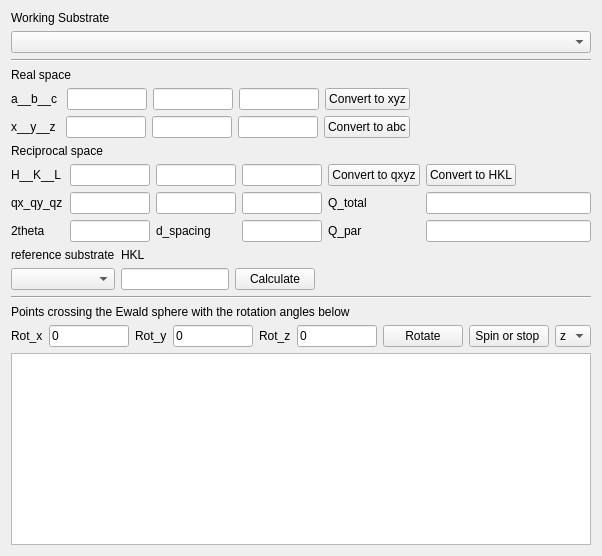
       <widget class="QWidget" name="tab_6">
        <attribute name="title">
         <string>qCalculator</string>
        </attribute>
        <layout class="QVBoxLayout" name="verticalLayout_8">
         <item>
          <widget class="QLabel" name="label_7">
           <property name="text">
            <string>Working Substrate</string>
           </property>
          </widget>
         </item>
         <item>
          <layout class="QHBoxLayout" name="horizontalLayout_9">
           <item>
            <widget class="QComboBox" name="comboBox_working_substrate">
             <property name="minimumSize">
              <size>
               <width>250</width>
               <height>0</height>
              </size>
             </property>
            </widget>
           </item>
          </layout>
         </item>
         <item>
          <widget class="Line" name="line_3">
           <property name="orientation">
            <enum>Qt::Horizontal</enum>
           </property>
          </widget>
         </item>
         <item>
          <widget class="QLabel" name="label_9">
           <property name="text">
            <string>Real space</string>
           </property>
          </widget>
         </item>
         <item>
          <layout class="QHBoxLayout" name="horizontalLayout_6">
           <item>
            <widget class="QLabel" name="label_24">
             <property name="sizePolicy">
              <sizepolicy hsizetype="Fixed" vsizetype="Preferred">
               <horstretch>0</horstretch>
               <verstretch>0</verstretch>
              </sizepolicy>
             </property>
             <property name="text">
              <string>a__b__c </string>
             </property>
            </widget>
           </item>
           <item>
            <widget class="QLineEdit" name="lineEdit_a">
             <property name="sizePolicy">
              <sizepolicy hsizetype="Fixed" vsizetype="Fixed">
               <horstretch>0</horstretch>
               <verstretch>0</verstretch>
              </sizepolicy>
             </property>
             <property name="maximumSize">
              <size>
               <width>80</width>
               <height>16777215</height>
              </size>
             </property>
            </widget>
           </item>
           <item>
            <widget class="QLineEdit" name="lineEdit_b">
             <property name="maximumSize">
              <size>
               <width>80</width>
               <height>16777215</height>
              </size>
             </property>
            </widget>
           </item>
           <item>
            <widget class="QLineEdit" name="lineEdit_c">
             <property name="maximumSize">
              <size>
               <width>80</width>
               <height>16777215</height>
              </size>
             </property>
            </widget>
           </item>
           <item>
            <widget class="QPushButton" name="pushButton_convert_abc">
             <property name="sizePolicy">
              <sizepolicy hsizetype="Fixed" vsizetype="Fixed">
               <horstretch>0</horstretch>
               <verstretch>0</verstretch>
              </sizepolicy>
             </property>
             <property name="text">
              <string>Convert to xyz</string>
             </property>
            </widget>
           </item>
           <item>
            <spacer name="horizontalSpacer_6">
             <property name="orientation">
              <enum>Qt::Horizontal</enum>
             </property>
             <property name="sizeHint" stdset="0">
              <size>
               <width>40</width>
               <height>20</height>
              </size>
             </property>
            </spacer>
           </item>
          </layout>
         </item>
         <item>
          <layout class="QHBoxLayout" name="horizontalLayout_7">
           <item>
            <widget class="QLabel" name="label_25">
             <property name="sizePolicy">
              <sizepolicy hsizetype="Fixed" vsizetype="Preferred">
               <horstretch>0</horstretch>
               <verstretch>0</verstretch>
              </sizepolicy>
             </property>
             <property name="text">
              <string>x__y__z </string>
             </property>
            </widget>
           </item>
           <item>
            <widget class="QLineEdit" name="lineEdit_x">
             <property name="sizePolicy">
              <sizepolicy hsizetype="Fixed" vsizetype="Fixed">
               <horstretch>0</horstretch>
               <verstretch>0</verstretch>
              </sizepolicy>
             </property>
             <property name="maximumSize">
              <size>
               <width>80</width>
               <height>16777215</height>
              </size>
             </property>
            </widget>
           </item>
           <item>
            <widget class="QLineEdit" name="lineEdit_y">
             <property name="maximumSize">
              <size>
               <width>80</width>
               <height>16777215</height>
              </size>
             </property>
            </widget>
           </item>
           <item>
            <widget class="QLineEdit" name="lineEdit_z">
             <property name="maximumSize">
              <size>
               <width>80</width>
               <height>16777215</height>
              </size>
             </property>
            </widget>
           </item>
           <item>
            <widget class="QPushButton" name="pushButton_convert_xyz">
             <property name="sizePolicy">
              <sizepolicy hsizetype="Fixed" vsizetype="Fixed">
               <horstretch>0</horstretch>
               <verstretch>0</verstretch>
              </sizepolicy>
             </property>
             <property name="text">
              <string>Convert to abc</string>
             </property>
            </widget>
           </item>
           <item>
            <spacer name="horizontalSpacer_7">
             <property name="orientation">
              <enum>Qt::Horizontal</enum>
             </property>
             <property name="sizeHint" stdset="0">
              <size>
               <width>40</width>
               <height>20</height>
              </size>
             </property>
            </spacer>
           </item>
          </layout>
         </item>
         <item>
          <widget class="QLabel" name="label_26">
           <property name="text">
            <string>Reciprocal space</string>
           </property>
          </widget>
         </item>
         <item>
          <layout class="QGridLayout" name="gridLayout_4">
           <item row="1" column="2">
            <widget class="QLineEdit" name="lineEdit_qy">
             <property name="maximumSize">
              <size>
               <width>80</width>
               <height>16777215</height>
              </size>
             </property>
            </widget>
           </item>
           <item row="1" column="3">
            <widget class="QLineEdit" name="lineEdit_qz">
             <property name="maximumSize">
              <size>
               <width>80</width>
               <height>16777215</height>
              </size>
             </property>
            </widget>
           </item>
           <item row="1" column="1">
            <widget class="QLineEdit" name="lineEdit_qx">
             <property name="maximumSize">
              <size>
               <width>80</width>
               <height>16777215</height>
              </size>
             </property>
            </widget>
           </item>
           <item row="1" column="0">
            <widget class="QLabel" name="label_15">
             <property name="sizePolicy">
              <sizepolicy hsizetype="Fixed" vsizetype="Preferred">
               <horstretch>0</horstretch>
               <verstretch>0</verstretch>
              </sizepolicy>
             </property>
             <property name="text">
              <string>qx_qy_qz</string>
             </property>
            </widget>
           </item>
           <item row="0" column="4">
            <widget class="QPushButton" name="pushButton_convert_hkl">
             <property name="sizePolicy">
              <sizepolicy hsizetype="Fixed" vsizetype="Fixed">
               <horstretch>0</horstretch>
               <verstretch>0</verstretch>
              </sizepolicy>
             </property>
             <property name="text">
              <string>Convert to qxyz</string>
             </property>
            </widget>
           </item>
           <item row="0" column="2">
            <widget class="QLineEdit" name="lineEdit_K">
             <property name="maximumSize">
              <size>
               <width>80</width>
               <height>16777215</height>
              </size>
             </property>
            </widget>
           </item>
           <item row="0" column="3">
            <widget class="QLineEdit" name="lineEdit_L">
             <property name="maximumSize">
              <size>
               <width>80</width>
               <height>16777215</height>
              </size>
             </property>
            </widget>
           </item>
           <item row="0" column="0">
            <widget class="QLabel" name="label_13">
             <property name="sizePolicy">
              <sizepolicy hsizetype="Fixed" vsizetype="Preferred">
               <horstretch>0</horstretch>
               <verstretch>0</verstretch>
              </sizepolicy>
             </property>
             <property name="text">
              <string>H__K__L </string>
             </property>
            </widget>
           </item>
           <item row="0" column="1">
            <widget class="QLineEdit" name="lineEdit_H">
             <property name="sizePolicy">
              <sizepolicy hsizetype="Fixed" vsizetype="Fixed">
               <horstretch>0</horstretch>
               <verstretch>0</verstretch>
              </sizepolicy>
             </property>
             <property name="maximumSize">
              <size>
               <width>80</width>
               <height>16777215</height>
              </size>
             </property>
            </widget>
           </item>
           <item row="0" column="5">
            <widget class="QPushButton" name="pushButton_convert_qs">
             <property name="sizePolicy">
              <sizepolicy hsizetype="Fixed" vsizetype="Fixed">
               <horstretch>0</horstretch>
               <verstretch>0</verstretch>
              </sizepolicy>
             </property>
             <property name="text">
              <string>Convert to HKL</string>
             </property>
            </widget>
           </item>
           <item row="1" column="4">
            <widget class="QLabel" name="label_14">
             <property name="sizePolicy">
              <sizepolicy hsizetype="Fixed" vsizetype="Preferred">
               <horstretch>0</horstretch>
               <verstretch>0</verstretch>
              </sizepolicy>
             </property>
             <property name="text">
              <string>Q_total</string>
             </property>
            </widget>
           </item>
           <item row="1" column="5">
            <widget class="QLineEdit" name="lineEdit_q">
             <property name="sizePolicy">
              <sizepolicy hsizetype="Expanding" vsizetype="Fixed">
               <horstretch>0</horstretch>
               <verstretch>0</verstretch>
              </sizepolicy>
             </property>
             <property name="maximumSize">
              <size>
               <width>800</width>
               <height>16777215</height>
              </size>
             </property>
            </widget>
           </item>
           <item row="2" column="0">
            <widget class="QLabel" name="label_16">
             <property name="text">
              <string>2theta</string>
             </property>
            </widget>
           </item>
           <item row="2" column="1">
            <widget class="QLineEdit" name="lineEdit_2theta">
             <property name="maximumSize">
              <size>
               <width>80</width>
               <height>16777215</height>
              </size>
             </property>
            </widget>
           </item>
           <item row="2" column="2">
            <widget class="QLabel" name="label_23">
             <property name="text">
              <string>d_spacing</string>
             </property>
            </widget>
           </item>
           <item row="2" column="3">
            <widget class="QLineEdit" name="lineEdit_d">
             <property name="maximumSize">
              <size>
               <width>80</width>
               <height>16777215</height>
              </size>
             </property>
            </widget>
           </item>
           <item row="2" column="4">
            <widget class="QLabel" name="label_18">
             <property name="text">
              <string>Q_par</string>
             </property>
            </widget>
           </item>
           <item row="2" column="5">
            <widget class="QLineEdit" name="lineEdit_q_par"/>
           </item>
          </layout>
         </item>
         <item>
          <layout class="QGridLayout" name="gridLayout_3">
           <item row="0" column="0">
            <widget class="QLabel" name="label_10">
             <property name="text">
              <string>reference substrate</string>
             </property>
            </widget>
           </item>
           <item row="0" column="2">
            <widget class="QLabel" name="label_12">
             <property name="text">
              <string/>
             </property>
            </widget>
           </item>
           <item row="0" column="1">
            <widget class="QLabel" name="label_11">
             <property name="text">
              <string>HKL</string>
             </property>
            </widget>
           </item>
           <item row="1" column="0">
            <widget class="QComboBox" name="comboBox_reference_substrate"/>
           </item>
           <item row="1" column="1">
            <widget class="QLineEdit" name="lineEdit_hkl_reference">
             <property name="sizePolicy">
              <sizepolicy hsizetype="Fixed" vsizetype="Fixed">
               <horstretch>0</horstretch>
               <verstretch>0</verstretch>
              </sizepolicy>
             </property>
            </widget>
           </item>
           <item row="1" column="2">
            <widget class="QPushButton" name="pushButton_calculate_hkl_reference">
             <property name="text">
              <string>Calculate</string>
             </property>
            </widget>
           </item>
           <item row="1" column="3">
            <spacer name="horizontalSpacer_4">
             <property name="orientation">
              <enum>Qt::Horizontal</enum>
             </property>
             <property name="sizeHint" stdset="0">
              <size>
               <width>40</width>
               <height>20</height>
              </size>
             </property>
            </spacer>
           </item>
          </layout>
         </item>
         <item>
          <widget class="Line" name="line">
           <property name="orientation">
            <enum>Qt::Horizontal</enum>
           </property>
          </widget>
         </item>
         <item>
          <widget class="QLabel" name="label_8">
           <property name="text">
            <string>Points crossing the Ewald sphere with the rotation angles below</string>
           </property>
          </widget>
         </item>
         <item>
          <layout class="QHBoxLayout" name="horizontalLayout_5">
           <item>
            <widget class="QLabel" name="label_28">
             <property name="text">
              <string>Rot_x</string>
             </property>
            </widget>
           </item>
           <item>
            <widget class="QLineEdit" name="lineEdit_rot_x">
             <property name="maximumSize">
              <size>
               <width>80</width>
               <height>16777215</height>
              </size>
             </property>
             <property name="text">
              <string>0</string>
             </property>
            </widget>
           </item>
           <item>
            <widget class="QLabel" name="label_29">
             <property name="text">
              <string>Rot_y</string>
             </property>
            </widget>
           </item>
           <item>
            <widget class="QLineEdit" name="lineEdit_rot_y">
             <property name="maximumSize">
              <size>
               <width>80</width>
               <height>16777215</height>
              </size>
             </property>
             <property name="text">
              <string>0</string>
             </property>
            </widget>
           </item>
           <item>
            <widget class="QLabel" name="label_30">
             <property name="text">
              <string>Rot_z</string>
             </property>
            </widget>
           </item>
           <item>
            <widget class="QLineEdit" name="lineEdit_rot_z">
             <property name="maximumSize">
              <size>
               <width>80</width>
               <height>16777215</height>
              </size>
             </property>
             <property name="text">
              <string>0</string>
             </property>
            </widget>
           </item>
           <item>
            <widget class="QPushButton" name="pushButton_rotate">
             <property name="text">
              <string>Rotate</string>
             </property>
            </widget>
           </item>
           <item>
            <widget class="QPushButton" name="pushButton_spin">
             <property name="text">
              <string>Spin or stop </string>
             </property>
            </widget>
           </item>
           <item>
            <widget class="QComboBox" name="comboBox_rotation_axis">
             <item>
              <property name="text">
               <string>z</string>
              </property>
             </item>
             <item>
              <property name="text">
               <string>x</string>
              </property>
             </item>
             <item>
              <property name="text">
               <string>y</string>
              </property>
             </item>
            </widget>
           </item>
          </layout>
         </item>
         <item>
          <widget class="QPlainTextEdit" name="plainTextEdit_cross_points_info"/>
         </item>
        </layout>
       </widget>
